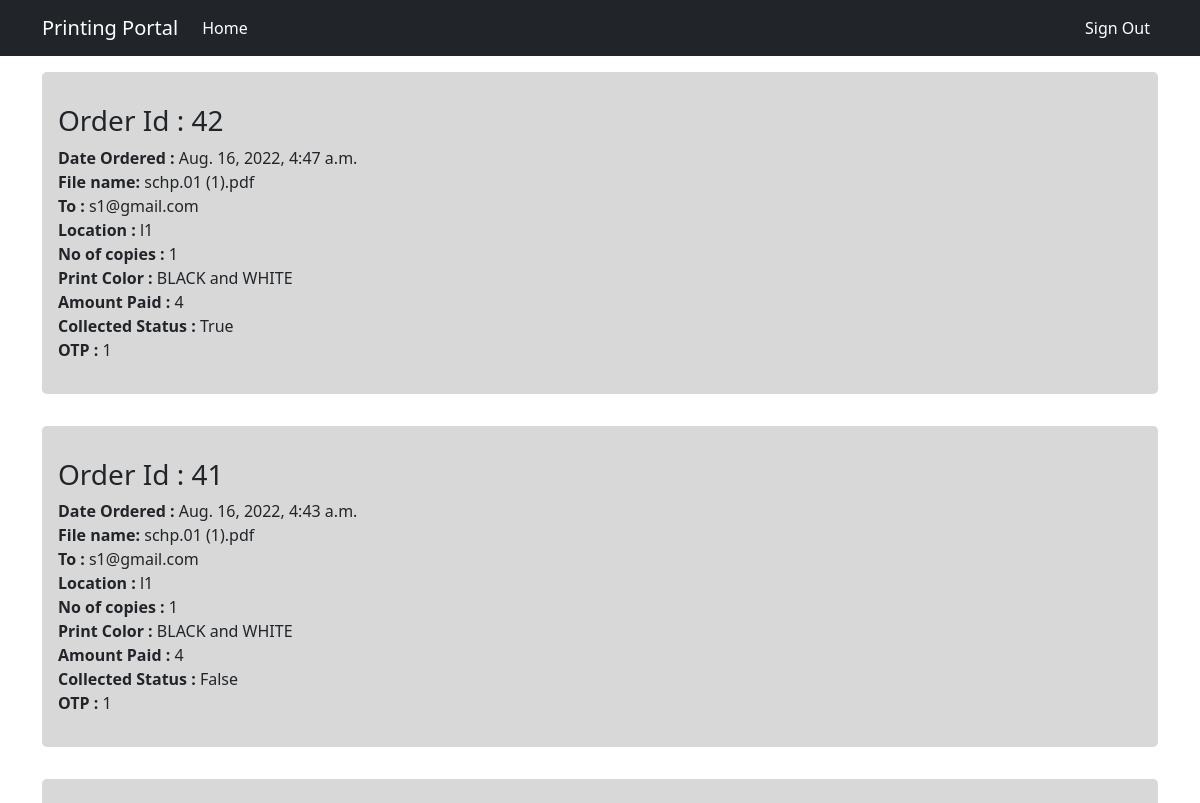
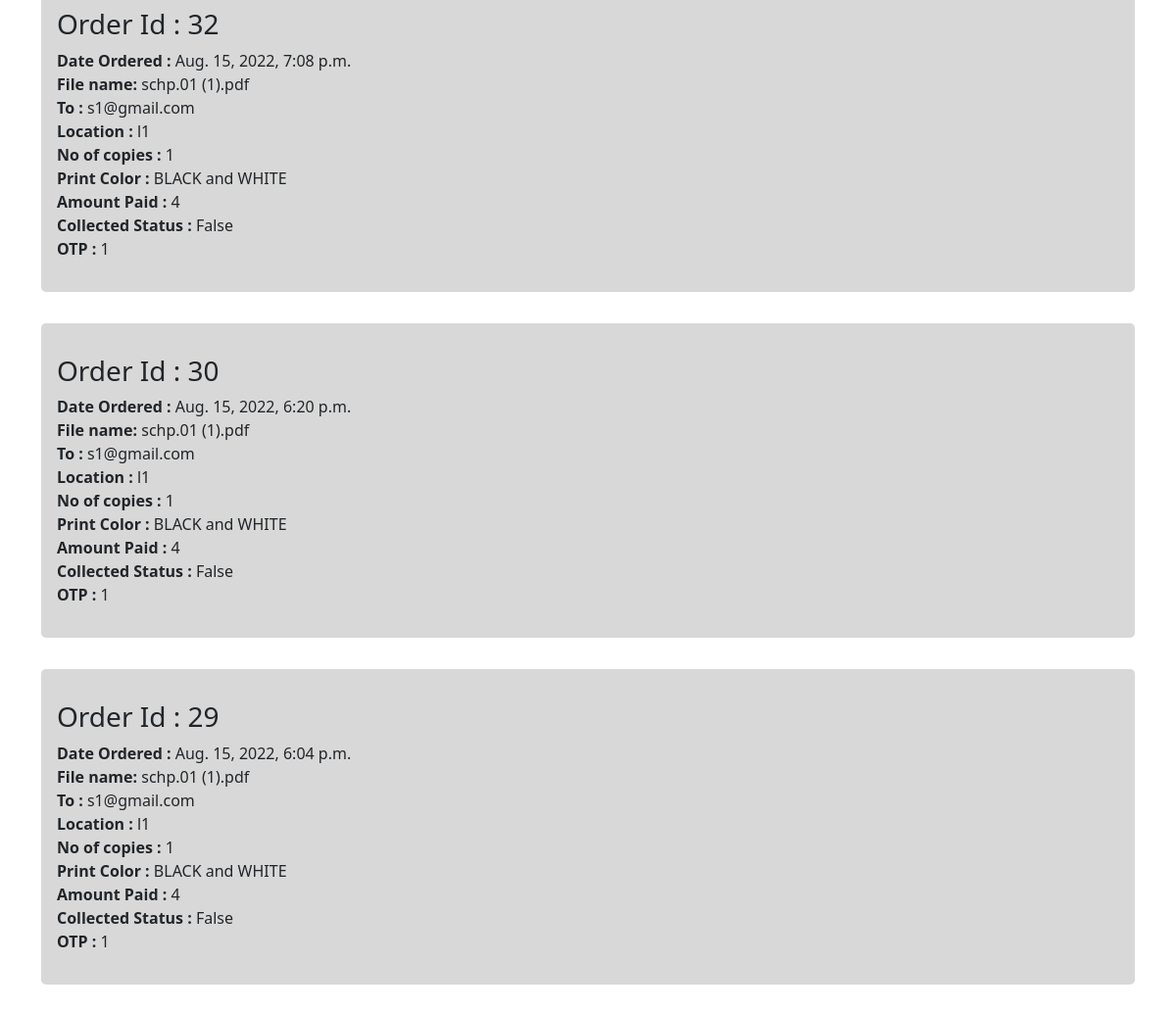
Page /order_history/ (signed in) on the committed database (2 pictures, top to bottom).
### users/models.py (models this page shows)
class Order(models.Model):
    user = models.ForeignKey(User,on_delete=models.CASCADE)
    shopkeeper_email = models.EmailField(max_length=100)
    shopkeeper_location = models.CharField(max_length=100)
    file = models.FileField(blank=False,upload_to='media/')
    file_name = models.CharField(max_length=100,default="file.pdf")
    no_of_copies = models.IntegerField(default=1)
    black_and_white = models.BooleanField(default=True)
    cost = models.IntegerField()
    date_ordered = models.DateTimeField(default=timezone.now)
    printing_status = models.BooleanField(default=False)
    otp = models.IntegerField(default=0)
    completed_status = models.BooleanField(default=False)
    payment_id = models.CharField(default='0000000000',max_length=100)
    payment_status = models.BooleanField(default=False)

### users/views.py (the view)
# urls.py: path('order_history/',views.Order_History,name='order_history'),
@login_required
def Order_History(request):
    orders = Order.objects.filter(user=request.user,payment_status=True).order_by('-date_ordered')
    return render(request,'users/order_history.html',{'orders':orders})

### users/templates/users/order_history.html (shortened to what this page needs)
{% extends 'users/base.html' %}
{% block content %}
{% for order in orders %}
<div class="jumbotron" >
    <h3>Order Id : {{ order.id }}</h3>
    <strong>Date Ordered : </strong>{{ order.date_ordered }}<br>
    <strong>File name: </strong>{{ order.file_name }}<br>
    <strong>To : </strong>{{ order.shopkeeper_email }}<br>
    <strong>Location : </strong>{{ order.shopkeeper_location }}<br>
    <strong>No of copies : </strong>{{ order.no_of_copies }}<br>
    <strong>Print Color : </strong>
    {% if order.black_and_white %}
        BLACK and WHITE
    {% else %}
        COLOR
    {% endif %}
    <br>
    <strong>Amount Paid : </strong>{{ order.cost }}<br>
    <strong>Collected Status : </strong>{{ order.completed_status }}<br>
    <strong>OTP : </strong>{{ order.otp }}<br>
</div>
{% endfor %}
{% endblock %}

### users/static/style.css (style rules this page uses)
.jumbotron { padding: 2rem 1rem; margin-top: 1rem; margin-bottom: 2rem; background-color: #d8d8d8; border-radius: 0.3rem; background: #d8d8d8; }

### rows in the picture
Order: id "42", date_ordered "Aug. 16, 2022, 4:47 a.m.", file_name "schp.01 (1).pdf", shopkeeper_email "s1@gmail.com", shopkeeper_location "l1", no_of_copies "1", black_and_white "BLACK and WHITE", cost "4", completed_status "True", otp "1"
Order: id "41", date_ordered "Aug. 16, 2022, 4:43 a.m.", file_name "schp.01 (1).pdf", shopkeeper_email "s1@gmail.com", shopkeeper_location "l1", no_of_copies "1", black_and_white "BLACK and WHITE", cost "4", completed_status "False", otp "1"
Order: id "32", date_ordered "Aug. 15, 2022, 7:08 p.m.", file_name "schp.01 (1).pdf", shopkeeper_email "s1@gmail.com", shopkeeper_location "l1", no_of_copies "1", black_and_white "BLACK and WHITE", cost "4", completed_status "False", otp "1"
Order: id "30", date_ordered "Aug. 15, 2022, 6:20 p.m.", file_name "schp.01 (1).pdf", shopkeeper_email "s1@gmail.com", shopkeeper_location "l1", no_of_copies "1", black_and_white "BLACK and WHITE", cost "4", completed_status "False", otp "1"
Order: id "29", date_ordered "Aug. 15, 2022, 6:04 p.m.", file_name "schp.01 (1).pdf", shopkeeper_email "s1@gmail.com", shopkeeper_location "l1", no_of_copies "1", black_and_white "BLACK and WHITE", cost "4", completed_status "False", otp "1"
